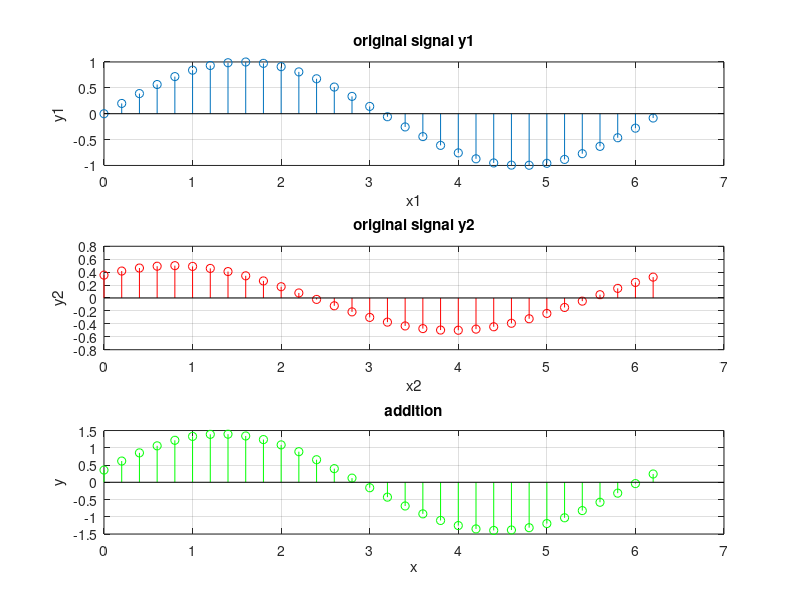

Here is the MATLAB script that generated this plot:

clear all;
close all;
clc;


x1 = 0:0.2:2*pi;
x2 = 0:0.2:2*pi;
x = 0:0.2:2*pi;

y1 = sin(x1);
y2 = 0.5 * cos(x2 - (pi/4));
y = y1+y2;

subplot(3,1,1);
stem(x1,y1);
xlabel('x1');
ylabel('y1');
title('original signal y1');
grid on;

subplot(3,1,2);
stem(x2,y2,'r');
xlabel('x2');
ylabel('y2');
title('original signal y2');
grid on;

subplot(3,1,3);
stem(x,y,'g');
xlabel('x');
ylabel('y');
title('addition');
grid on;




